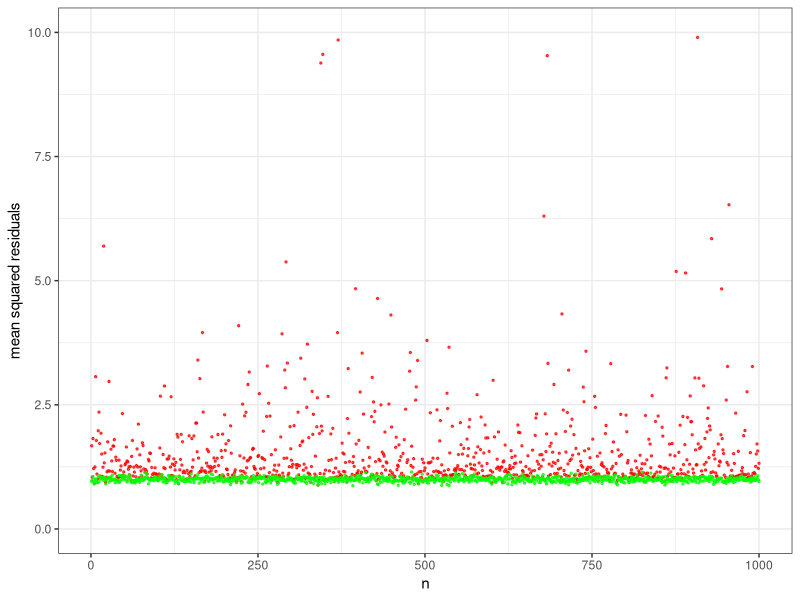
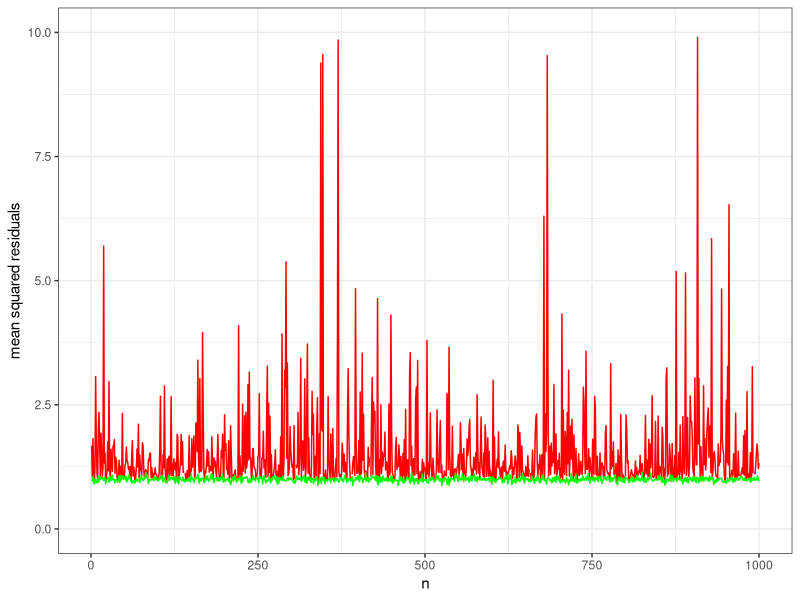
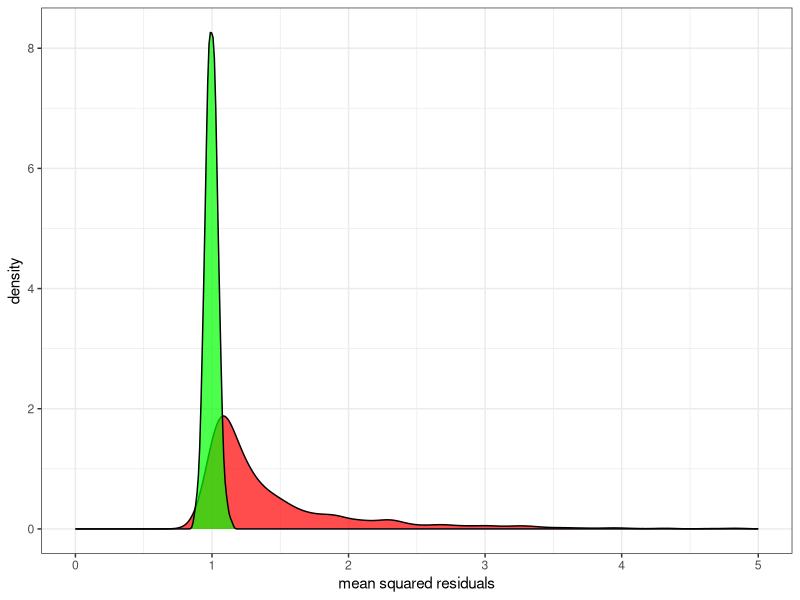
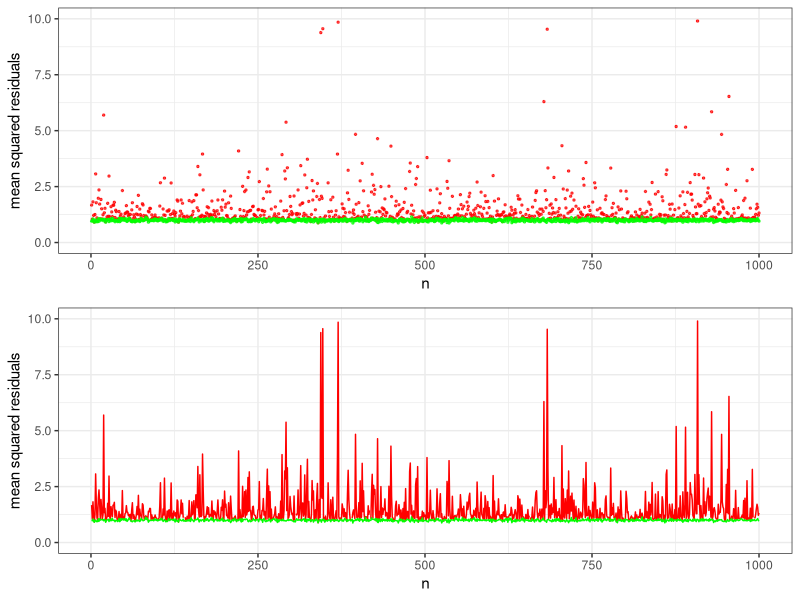
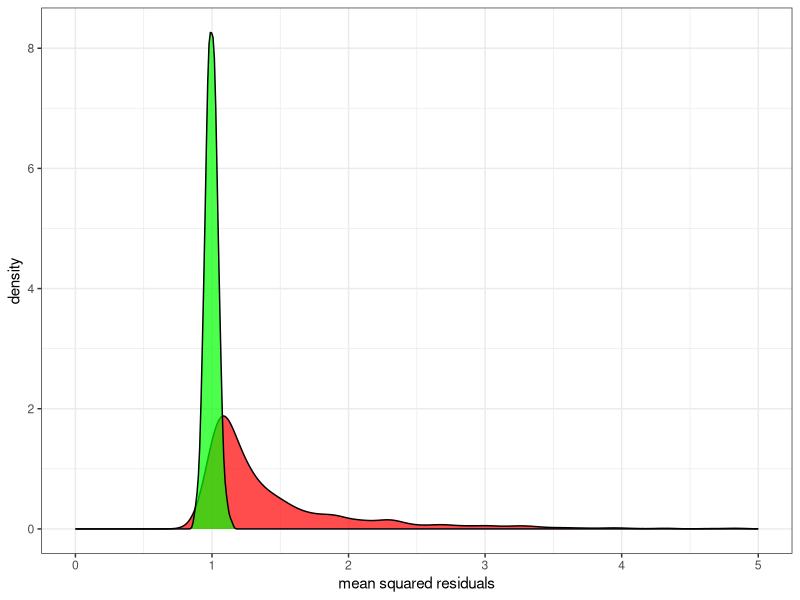

Here is the R script that generated these plots, in order:
##
## q3regression.r
##
## Differentially private regression
##
## JH 2019/03/10
##



### PART (A)

# optimal upper bound found in previous part
b.optimal <- 15

# data generating process
dgp <- function (n, lambda=10) {
  rpois(n, lambda)
}

# sign function
sgn <- function(x) {
  return(ifelse(x < 0, -1, 1))
}

# clamping helper function
clamp <- function (data, a, b) {
  data.clamped <- data
  data.clamped[data < a] <- a
  data.clamped[data > b] <- b
  data.clamped
}

# laplace random draws
rlap <- function(mu=0, s=1, size=1) {
  p <- runif(size) - 0.5
  draws <- mu - s * sgn(p) * log(1 - 2 * abs(p))
  draws
}

# differentially private mean release
dpmean <- function (data, epsilon, a=0, b) {
  mean.actual <- mean(clamp(data, a, b))
  
  # generate noise by Laplace mechanism
  data.len <- length(data)
  sensitivity <- (b - a) / data.len
  laplace.shift <- sensitivity / epsilon
  noise <- rlap(s=laplace.shift, size=1)
  
  # inject noise
  mean.noisy <- mean.actual + noise
  
  # apply clamping
  mean.clamped <- clamp(mean.noisy, a, b)
}


# Differentially private regression slope release (from provided code)
dpslope <- function (y, x, ylower=0, yupper=b.optimal, xlower=0, xupper=b.optimal, eps1, eps2){
  x <- clamp(x, xlower, xupper)
  y <- clamp(y, ylower, yupper)
  
  n <- length(x)
  sens.sxy <- (xupper - xlower) * (yupper - ylower)
  sens.sxx  <- (xupper - xlower)^2
  
  scale.sxy <- sens.sxy / eps1
  scale.sxx <- sens.sxx / eps2
  
  sensitive.value <- sum((x - mean(x)) * (y - mean(y))) / sum((x - mean(x))^2) 
  
  release.sxy <- sum((x - mean(x)) * (y - mean(y))) + rlap(mu=0, s=scale.sxy, size=1)
  release.sxx <- sum((x - mean(x))^2) + rlap(mu=0, s=scale.sxx, size=1)
  
  postprocess.beta <- release.sxy / release.sxx
  postprocess.beta
}

# Differentially private linear regression release of intercept and slope
dpregression <- function (y, x, ylower=0, yupper=b.optimal, xlower=0, xupper=b.optimal,
                          epsilon, epsilon.partition=c(0.25, 0.25, 0.25, 0.25)) {
  x <- clamp(x, xlower, xupper)
  y <- clamp(y, ylower, yupper)
  
  # calculate dp slope
  dpbeta <- dpslope(y, x, ylower, yupper, xlower, xupper,
                    epsilon * epsilon.partition[1], epsilon * epsilon.partition[2])
  
  # calculate dp intercept
  dpmean.x <- dpmean(x, epsilon * epsilon.partition[3], b=xupper)
  dpmean.y <- dpmean(y, epsilon * epsilon.partition[4], b=yupper)
  dpalpha <- dpmean.y - dpbeta * dpmean.x
  
  list(dpalpha=dpalpha, dpbeta=dpbeta)
}



### PART (B)

n <- 1000
alpha <- 1
beta <- 1
sigma <- 1
epsilon <- 1

# mean squared residuals for quantifying utility
msr <- function (y, x, beta.hat, alpha.hat) {
  sum((y - beta.hat * x - alpha.hat)^2) / length(y)
}

simulate <- function(n.trials=100) {
  msrs.dp <- vector("numeric", n.trials)
  msrs.non <- vector("numeric", n.trials)
  for (i in 1:n.trials) {
    # generate data
    x <- dgp(n, lambda=10)
    y <- beta * x + alpha + rnorm(n, 0, sigma)
    
    # calculate differentially private release
    results.dp <- dpregression(y, x, epsilon=epsilon)
    msrs.dp[i] <- msr(y, x, results.dp$dpbeta, results.dp$dpalpha)
    
    # calculate non-private release
    results.non <- lm(y ~ x)
    msrs.non[i] <- msr(y, x, coef(results.non)[[2]], coef(results.non)[[1]])
  }
  data.frame(n=(1:n.trials), dp=msrs.dp, non=msrs.non)
}

msrs.data <- simulate(1000)

# visualize
library(ggplot2)
y.window <- c(0, 10)

# monte carlo scatterplot
msrs.scatterplot <- ggplot(msrs.data, aes(x=n)) +
  geom_point(aes(y=dp), color="red", alpha=0.7, size=0.5) +
  geom_point(aes(y=non), color="green", alpha=0.7, size=0.5) +
  ylim(y.window) +
  ylab("mean squared residuals") +
  theme_bw(); msrs.scatterplot

# monte carlo traceplot
msrs.traceplot <- ggplot(msrs.data, aes(x=n)) +
  geom_line(aes(y=dp), color="red") +
  geom_line(aes(y=non), color="green") +
  ylim(y.window) +
  ylab("mean squared residuals") +
  theme_bw(); msrs.traceplot

# distributions
msrs.distribution <- ggplot(msrs.data) +
  xlim(c(0, 5)) +
  xlab("mean squared residuals") +
  geom_density(aes(dp), fill="red", alpha=0.7) +
  geom_density(aes(non), fill="green", alpha=0.7) +
  theme_bw(); msrs.distribution
# distribution histograms
#hist(msrs.data$dp[msrs.data$dp < 10]) # uncomment if no ggplot

library(gridExtra)
gridplots <- grid.arrange(msrs.scatterplot, msrs.traceplot)

ggsave("msrs.jpg", gridplots)
ggsave("msrsdist.jpg", msrs.distribution)



### PART (C)
# helper function to normalize to distribution of weights
normalize <- function(vec) {
  vec / sum(vec)
}

# hyperparameter space
param.domain <- seq(0.1, 1, by=0.1)
# recursive function to generate all hyperparamater combinations
param.combs <- function (hypers) {
  if (length(hypers) == 4) {
    normalize(hypers)
  } else {
    res <- c()
    for (i in 1:length(param.domain)) {
      res <- rbind(res, param.combs(c(hypers, param.domain[i])))
    }
    res
  }
}
# generate hyperparameter combinations
param.space <- param.combs(c())
param.msr <- vector("numeric", nrow(param.space))

# calculate mean squared residuals
for (i in 1:nrow(param.space)) {
  # generate data
  x <- dgp(n, lambda=10)
  y <- beta * x + alpha + rnorm(n, 0, sigma)
  
  # calculate differentially private release
  results.dp <- dpregression(y, x, epsilon=epsilon, epsilon.partition=param.space[i,])
  param.msr[i] <- msr(y, x, results.dp$dpbeta, results.dp$dpalpha)
}

# equal partition of epsilon
results.dp <- dpregression(y, x, epsilon=epsilon, epsilon.partition=param.space[i,])
equal.msr <- msr(y, x, results.dp$dpbeta, results.dp$dpalpha); equal.msr

# get minimum mean squared residuals
min.index <- c()
min.space <- c()
min.msr <- c()
param.msr.working <- param.msr
param.space.working <- param.space
# get top 10 hyperparameter configurations
for (i in 1:10) {
  m <- which.min(param.msr.working)
  min.index <- c(min.index, m)
  min.msr <- c(min.msr, param.msr.working[m])
  min.space <- rbind(min.space, param.space.working[m,])
  param.msr.working <- param.msr.working[-1 * m]
  param.space.working <- param.space.working[-1 * m,]
}
# find mean and median of hyperparameters
min.msr
mea <- apply(min.space, mean, MARGIN = 2); mea
med <- apply(min.space, median, MARGIN = 2); med
